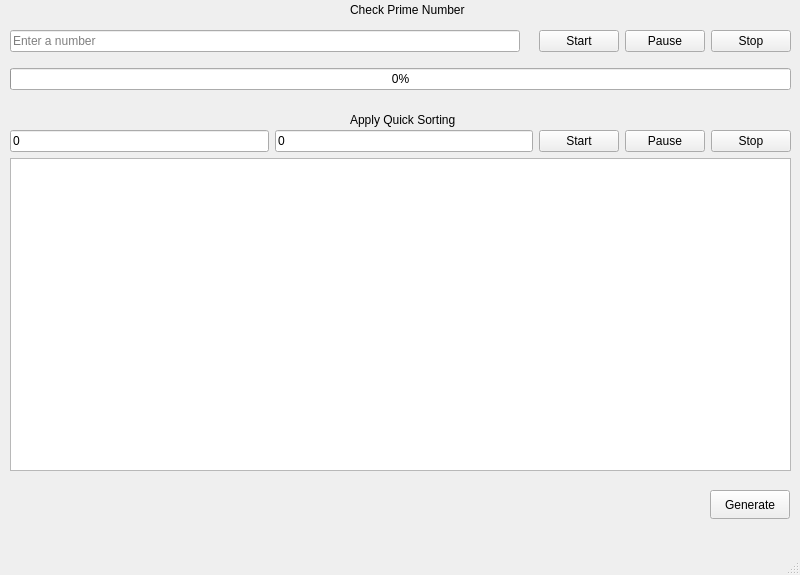
<?xml version="1.0" encoding="UTF-8"?>
<ui version="4.0">
 <class>MainWindow</class>
 <widget class="QMainWindow" name="MainWindow">
  <property name="geometry">
   <rect>
    <x>0</x>
    <y>0</y>
    <width>800</width>
    <height>575</height>
   </rect>
  </property>
  <property name="windowTitle">
   <string>MainWindow</string>
  </property>
  <widget class="QWidget" name="centralwidget">
   <widget class="QWidget" name="verticalLayoutWidget">
    <property name="geometry">
     <rect>
      <x>10</x>
      <y>20</y>
      <width>781</width>
      <height>80</height>
     </rect>
    </property>
    <layout class="QVBoxLayout" name="verticalLayout">
     <item>
      <layout class="QHBoxLayout" name="horizontalLayout">
       <item>
        <widget class="QLineEdit" name="lineEdit">
         <property name="placeholderText">
          <string>Enter a number</string>
         </property>
        </widget>
       </item>
       <item>
        <widget class="QLabel" name="viewProcess">
         <property name="text">
          <string/>
         </property>
        </widget>
       </item>
       <item>
        <widget class="QPushButton" name="startButton">
         <property name="text">
          <string>Start</string>
         </property>
        </widget>
       </item>
       <item>
        <widget class="QPushButton" name="pauseButton">
         <property name="text">
          <string>Pause</string>
         </property>
        </widget>
       </item>
       <item>
        <widget class="QPushButton" name="stopButton">
         <property name="text">
          <string>Stop</string>
         </property>
        </widget>
       </item>
      </layout>
     </item>
     <item>
      <widget class="QProgressBar" name="progressBar">
       <property name="maximum">
        <number>100</number>
       </property>
       <property name="value">
        <number>0</number>
       </property>
      </widget>
     </item>
    </layout>
   </widget>
   <widget class="QWidget" name="verticalLayoutWidget_2">
    <property name="geometry">
     <rect>
      <x>10</x>
      <y>130</y>
      <width>781</width>
      <height>341</height>
     </rect>
    </property>
    <layout class="QVBoxLayout" name="verticalLayout_2">
     <item>
      <layout class="QHBoxLayout" name="horizontalLayout_2">
       <item>
        <widget class="QLineEdit" name="capacityInput">
         <property name="text">
          <string>0</string>
         </property>
         <property name="placeholderText">
          <string>Enter a capacity</string>
         </property>
        </widget>
       </item>
       <item>
        <widget class="QLineEdit" name="timeoutQuickSort">
         <property name="text">
          <string>0</string>
         </property>
         <property name="placeholderText">
          <string>Timeout ms</string>
         </property>
        </widget>
       </item>
       <item>
        <widget class="QPushButton" name="startSorting">
         <property name="text">
          <string>Start</string>
         </property>
        </widget>
       </item>
       <item>
        <widget class="QPushButton" name="pauseSorting">
         <property name="text">
          <string>Pause</string>
         </property>
        </widget>
       </item>
       <item>
        <widget class="QPushButton" name="stopSorting">
         <property name="text">
          <string>Stop</string>
         </property>
        </widget>
       </item>
      </layout>
     </item>
     <item>
      <widget class="QListWidget" name="listWidget"/>
     </item>
    </layout>
   </widget>
   <widget class="QLabel" name="label">
    <property name="geometry">
     <rect>
      <x>350</x>
      <y>0</y>
      <width>151</width>
      <height>20</height>
     </rect>
    </property>
    <property name="text">
     <string>Check Prime Number</string>
    </property>
   </widget>
   <widget class="QLabel" name="label_2">
    <property name="geometry">
     <rect>
      <x>350</x>
      <y>110</y>
      <width>151</width>
      <height>20</height>
     </rect>
    </property>
    <property name="text">
     <string>Apply Quick Sorting</string>
    </property>
   </widget>
   <widget class="QPushButton" name="generateNumbers">
    <property name="geometry">
     <rect>
      <x>710</x>
      <y>490</y>
      <width>80</width>
      <height>29</height>
     </rect>
    </property>
    <property name="text">
     <string>Generate</string>
    </property>
   </widget>
  </widget>
  <widget class="QMenuBar" name="menubar">
   <property name="geometry">
    <rect>
     <x>0</x>
     <y>0</y>
     <width>800</width>
     <height>25</height>
    </rect>
   </property>
  </widget>
  <widget class="QStatusBar" name="statusbar"/>
 </widget>
 <resources/>
 <connections/>
</ui>
